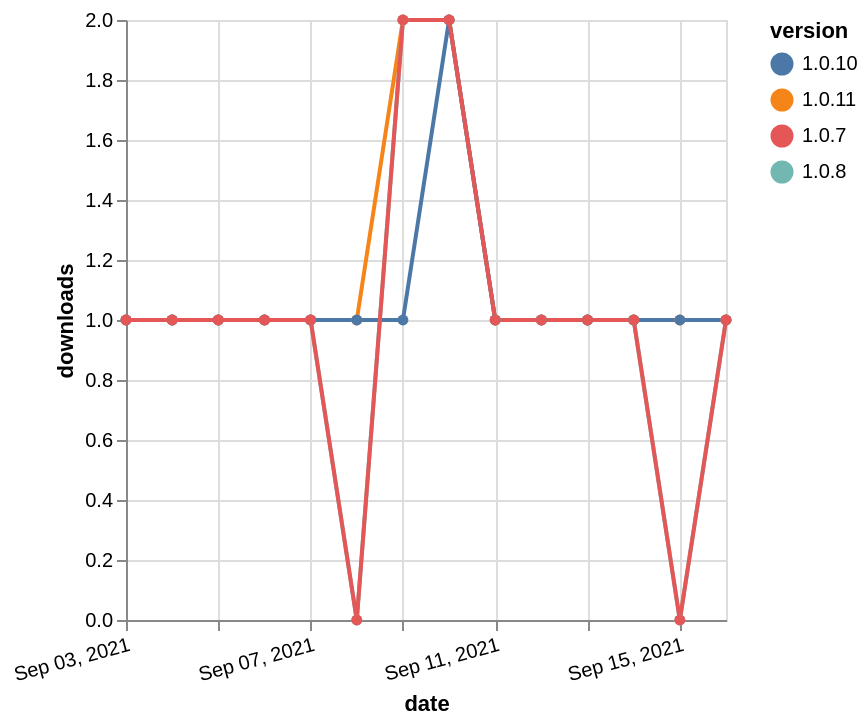

Here is the Vega-Lite specification saved for this chart:
### Vega-Lite specification from a JSON file in a GitHub repository (floating-point values rounded to 4 significant figures)
{"$schema": "https://vega.github.io/schema/vega-lite/v5.json", "description": "A simple bar chart with embedded data.", "data": {"values": [{"date": "2021-09-03", "total": 137, "delta": 1, "version": "1.0.11"}, {"date": "2021-09-04", "total": 138, "delta": 1, "version": "1.0.11"}, {"date": "2021-09-05", "total": 139, "delta": 1, "version": "1.0.11"}, {"date": "2021-09-06", "total": 140, "delta": 1, "version": "1.0.11"}, {"date": "2021-09-07", "total": 141, "delta": 1, "version": "1.0.11"}, {"date": "2021-09-08", "total": 142, "delta": 1, "version": "1.0.11"}, {"date": "2021-09-09", "total": 144, "delta": 2, "version": "1.0.11"}, {"date": "2021-09-10", "total": 146, "delta": 2, "version": "1.0.11"}, {"date": "2021-09-11", "total": 147, "delta": 1, "version": "1.0.11"}, {"date": "2021-09-12", "total": 148, "delta": 1, "version": "1.0.11"}, {"date": "2021-09-13", "total": 149, "delta": 1, "version": "1.0.11"}, {"date": "2021-09-14", "total": 150, "delta": 1, "version": "1.0.11"}, {"date": "2021-09-15", "total": 151, "delta": 1, "version": "1.0.11"}, {"date": "2021-09-16", "total": 152, "delta": 1, "version": "1.0.11"}, {"date": "2021-09-03", "total": 136, "delta": 1, "version": "1.0.8"}, {"date": "2021-09-04", "total": 137, "delta": 1, "version": "1.0.8"}, {"date": "2021-09-05", "total": 138, "delta": 1, "version": "1.0.8"}, {"date": "2021-09-06", "total": 139, "delta": 1, "version": "1.0.8"}, {"date": "2021-09-07", "total": 140, "delta": 1, "version": "1.0.8"}, {"date": "2021-09-08", "total": 140, "delta": 0, "version": "1.0.8"}, {"date": "2021-09-09", "total": 142, "delta": 2, "version": "1.0.8"}, {"date": "2021-09-10", "total": 144, "delta": 2, "version": "1.0.8"}, {"date": "2021-09-11", "total": 145, "delta": 1, "version": "1.0.8"}, {"date": "2021-09-12", "total": 146, "delta": 1, "version": "1.0.8"}, {"date": "2021-09-13", "total": 147, "delta": 1, "version": "1.0.8"}, {"date": "2021-09-14", "total": 148, "delta": 1, "version": "1.0.8"}, {"date": "2021-09-15", "total": 148, "delta": 0, "version": "1.0.8"}, {"date": "2021-09-16", "total": 149, "delta": 1, "version": "1.0.8"}, {"date": "2021-09-03", "total": 132, "delta": 1, "version": "1.0.10"}, {"date": "2021-09-04", "total": 133, "delta": 1, "version": "1.0.10"}, {"date": "2021-09-05", "total": 134, "delta": 1, "version": "1.0.10"}, {"date": "2021-09-06", "total": 135, "delta": 1, "version": "1.0.10"}, {"date": "2021-09-07", "total": 136, "delta": 1, "version": "1.0.10"}, {"date": "2021-09-08", "total": 137, "delta": 1, "version": "1.0.10"}, {"date": "2021-09-09", "total": 138, "delta": 1, "version": "1.0.10"}, {"date": "2021-09-10", "total": 140, "delta": 2, "version": "1.0.10"}, {"date": "2021-09-11", "total": 141, "delta": 1, "version": "1.0.10"}, {"date": "2021-09-12", "total": 142, "delta": 1, "version": "1.0.10"}, {"date": "2021-09-13", "total": 143, "delta": 1, "version": "1.0.10"}, {"date": "2021-09-14", "total": 144, "delta": 1, "version": "1.0.10"}, {"date": "2021-09-15", "total": 145, "delta": 1, "version": "1.0.10"}, {"date": "2021-09-16", "total": 146, "delta": 1, "version": "1.0.10"}, {"date": "2021-09-03", "total": 134, "delta": 1, "version": "1.0.7"}, {"date": "2021-09-04", "total": 135, "delta": 1, "version": "1.0.7"}, {"date": "2021-09-05", "total": 136, "delta": 1, "version": "1.0.7"}, {"date": "2021-09-06", "total": 137, "delta": 1, "version": "1.0.7"}, {"date": "2021-09-07", "total": 138, "delta": 1, "version": "1.0.7"}, {"date": "2021-09-08", "total": 138, "delta": 0, "version": "1.0.7"}, {"date": "2021-09-09", "total": 140, "delta": 2, "version": "1.0.7"}, {"date": "2021-09-10", "total": 142, "delta": 2, "version": "1.0.7"}, {"date": "2021-09-11", "total": 143, "delta": 1, "version": "1.0.7"}, {"date": "2021-09-12", "total": 144, "delta": 1, "version": "1.0.7"}, {"date": "2021-09-13", "total": 145, "delta": 1, "version": "1.0.7"}, {"date": "2021-09-14", "total": 146, "delta": 1, "version": "1.0.7"}, {"date": "2021-09-15", "total": 146, "delta": 0, "version": "1.0.7"}, {"date": "2021-09-16", "total": 147, "delta": 1, "version": "1.0.7"}]}, "width": "container", "mark": {"type": "line", "point": {"filled": true}}, "encoding": {"x": {"field": "date", "type": "temporal", "timeUnit": "yearmonthdate", "title": "date", "axis": {"labelAngle": -15}}, "y": {"field": "delta", "type": "quantitative", "title": "downloads"}, "color": {"field": "version", "type": "nominal"}, "tooltip": {"field": "delta"}}}
